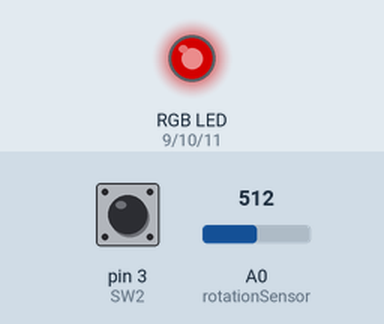
A program run on a simulated Arduino Uno, built with avr-gcc and run on an emulated ATmega328P. Parts: an RGB LED mixed from three pins (HIGH = lit). The inputs (shaded band) are chosen by the test bench; at power-on: A0 (rotationSensor) = 512, pin 3 (SW2) HIGH. Dim RGB values are drawn brighter than linear.

Above: at 1.2 s.
1.3 s: A0 (rotationSensor) set to 716
At 1.6 s:
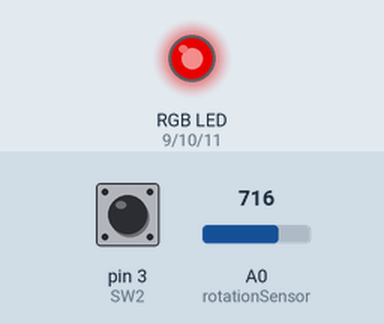
2.8 s: pin 3 (SW2) pulled LOW for 0.15 s
At 4.7 s:
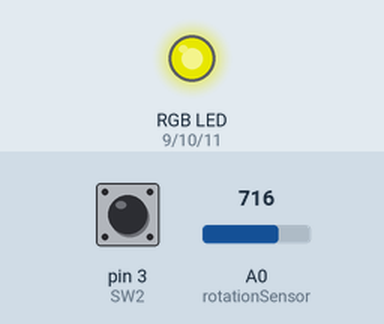
5.3 s: A0 (rotationSensor) set to 900
At 5.9 s:
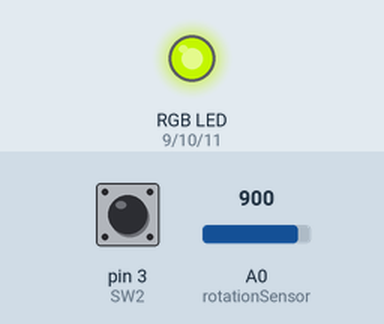
6.8 s: pin 3 (SW2) pulled LOW for 1 s
At 9.0 s:
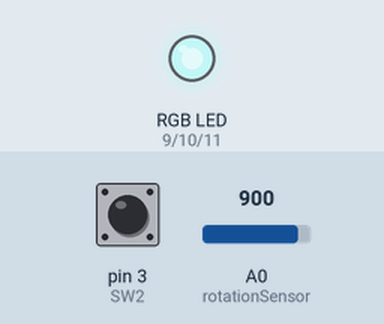
9.3 s: pin 3 (SW2) pulled LOW for 0.15 s
At 10.9 s:
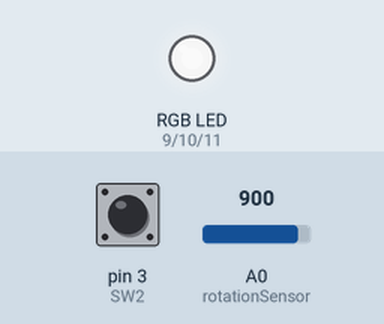
11.8 s: A0 (rotationSensor) set to 511
At 13.2 s:
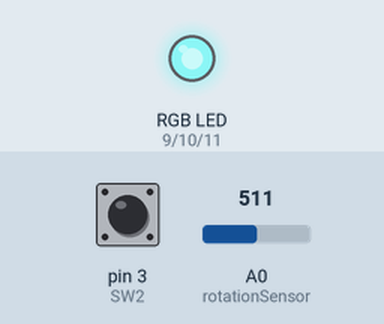
Timing chart, 0 to 14.3 s (numbered marks = the images above; inputs shaded):
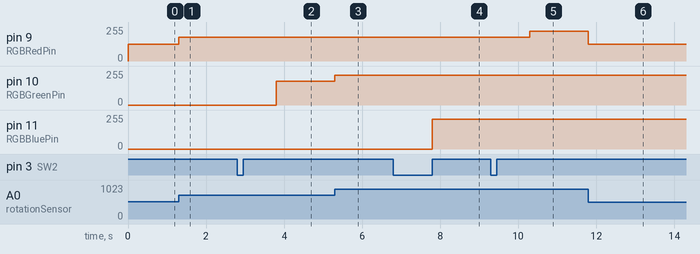

The program:

main.cpp
```cpp
#include <Arduino.h>
#define RGBRedPin 9
#define RGBGreenPin 10
#define RGBBluePin 11
#define SW2 3
#define rotationSensor A0

void redFade(int fade) { // Fade red LED
  analogWrite(RGBRedPin, fade);
}

void greenFade(int fade) { // Fade green LED
  analogWrite(RGBGreenPin, fade);
}

void blueFade(int fade) { // Fade blue LED
  analogWrite(RGBBluePin, fade);
}

void setup() {
  // put your setup code here, to run once:
  pinMode(RGBRedPin, OUTPUT);    //Setup red RGB LED pin as an output pin.
  pinMode(RGBGreenPin, OUTPUT);  //Setup green RGB LED pin as an output pin.
  pinMode(RGBBluePin, OUTPUT);   //Setup blue RGB LED pin as an output pin.
}

void loop() {
  // put your main code here, to run repeatedly:
  while (true) { // map the rotation to the red fade value
    redFade(map(analogRead(rotationSensor), 0, 1023, 0, 255));
    if (digitalRead(SW2) == LOW) { // go to the next colour when SW1 is pressed
      delay(1000);
      break;
    }
  }
  while (true) { // map the rotation to the green fade value
    greenFade(map(analogRead(rotationSensor), 0, 1023, 0, 255));
    if (digitalRead(SW2) == LOW) { // go to the next colour when SW1 is pressed
      delay(1000);
      break;
    }
  }
  while (true) { // map the rotation to the blue fade value
    blueFade(map(analogRead(rotationSensor), 0, 1023, 0, 255));
    if (digitalRead(SW2) == LOW) { // go to the next colour when SW1 is pressed
      delay(1000);
      break;
    }
  }
}
```

Measured:
- after the input at 1.3 s, pin 9 (RGBRedPin): 127/255 → 178/255 at once
- after the input at 2.8 s, pin 10 (RGBGreenPin): 0/255 → 178/255 after 1.0 s
- after the input at 5.3 s, pin 10 (RGBGreenPin): 178/255 → 224/255 at once
- after the input at 6.8 s, pin 11 (RGBBluePin): 0/255 → 224/255 after 1.0 s
- after the input at 9.3 s, pin 9 (RGBRedPin): 178/255 → 224/255 after 1.0 s
- after the input at 11.8 s, pin 9 (RGBRedPin): 224/255 → 127/255 at once
